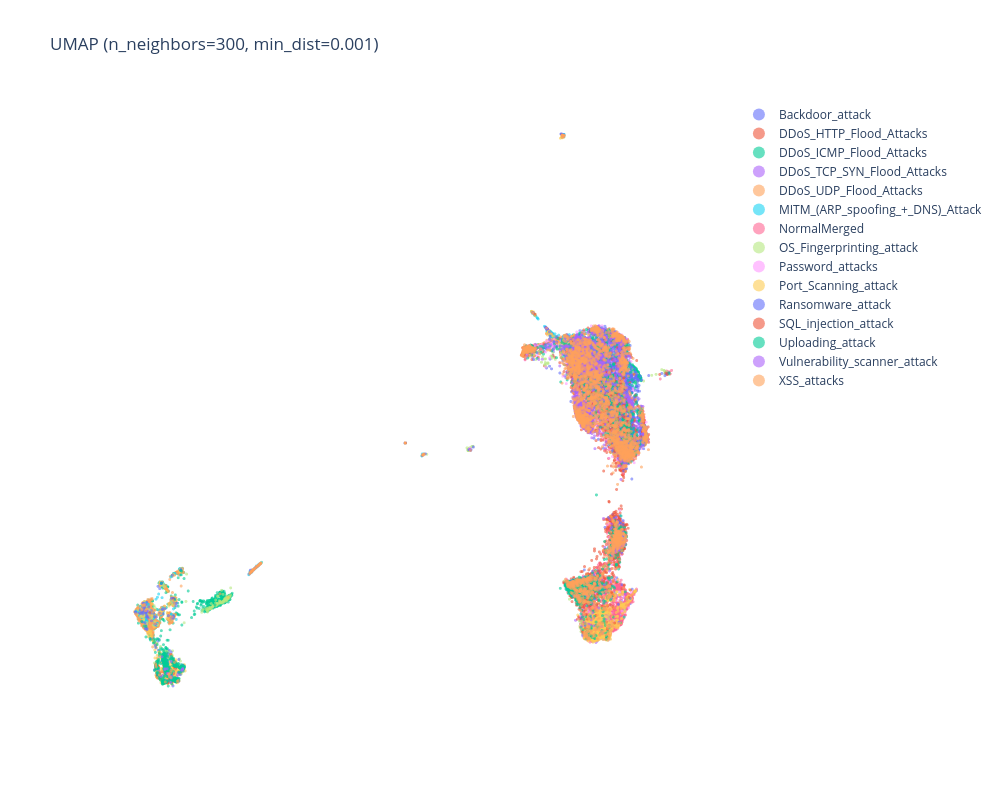

Notebook cell for this chart:
### Code cell
rng = np.random.default_rng(SEED)
N_MAX = 50_000
per_cat = max(1, N_MAX // len(cats))
idx = np.concatenate([rng.choice(np.where(labels == c)[0],
                                 min(per_cat, (labels == c).sum()), replace=False)
                      for c in cats])
X, labels = X[idx], labels[idx]

X = X / (np.linalg.norm(X, axis=1, keepdims=True) + 1e-12)
X = StandardScaler().fit_transform(X)

# ---- reduce ----
N_NEIGHBORS = 300
MIN_DIST = 0.001
reducer = umap.UMAP(n_components=2, n_neighbors=N_NEIGHBORS, min_dist=MIN_DIST,
                    metric="cosine")
Z = reducer.fit_transform(X)
print("UMAP done!")

# ---- interactive plot ----
fig = go.Figure()
for c in cats:
    m = labels == c
    fig.add_trace(go.Scattergl(
        x=Z[m, 0], y=Z[m, 1],
        mode="markers",
        name=str(c),
        marker=dict(size=3, opacity=0.6),
        hovertemplate=f"{c}<extra></extra>",
    ))

fig.update_layout(
    title=f"UMAP (n_neighbors={N_NEIGHBORS}, min_dist={MIN_DIST})",
    width=1000, height=800,
    legend=dict(itemsizing="constant", itemclick="toggle", itemdoubleclick="toggleothers"),
    xaxis=dict(showticklabels=False, showgrid=False, zeroline=False),
    yaxis=dict(showticklabels=False, showgrid=False, zeroline=False,
               scaleanchor="x", scaleratio=1),
    template="plotly_white",
)

fig.write_html("embedding_projection.html", include_plotlyjs="cdn")
fig.show()

### Figure 1 — Plotly figure (JSON) as saved in the notebook; plotly's stock layout.template omitted (floating-point values rounded to 4 significant figures; data arrays with more than 128 entries replaced by an {"elided": "..."} marker saying what was removed)
{"data": [{"hovertemplate": "Backdoor_attack<extra></extra>", "marker": {"opacity": 0.6, "size": 3}, "mode": "markers", "name": "Backdoor_attack", "type": "scattergl", "x": {"elided": "3333 float values"}, "y": {"elided": "3333 float values"}}, {"hovertemplate": "DDoS_HTTP_Flood_Attacks<extra></extra>", "marker": {"opacity": 0.6, "size": 3}, "mode": "markers", "name": "DDoS_HTTP_Flood_Attacks", "type": "scattergl", "x": {"elided": "3333 float values"}, "y": {"elided": "3333 float values"}}, {"hovertemplate": "DDoS_ICMP_Flood_Attacks<extra></extra>", "marker": {"opacity": 0.6, "size": 3}, "mode": "markers", "name": "DDoS_ICMP_Flood_Attacks", "type": "scattergl", "x": {"elided": "3333 float values"}, "y": {"elided": "3333 float values"}}, {"hovertemplate": "DDoS_TCP_SYN_Flood_Attacks<extra></extra>", "marker": {"opacity": 0.6, "size": 3}, "mode": "markers", "name": "DDoS_TCP_SYN_Flood_Attacks", "type": "scattergl", "x": {"elided": "3333 float values"}, "y": {"elided": "3333 float values"}}, {"hovertemplate": "DDoS_UDP_Flood_Attacks<extra></extra>", "marker": {"opacity": 0.6, "size": 3}, "mode": "markers", "name": "DDoS_UDP_Flood_Attacks", "type": "scattergl", "x": {"elided": "3333 float values"}, "y": {"elided": "3333 float values"}}, {"hovertemplate": "MITM_(ARP_spoofing_+_DNS)_Attack<extra></extra>", "marker": {"opacity": 0.6, "size": 3}, "mode": "markers", "name": "MITM_(ARP_spoofing_+_DNS)_Attack", "type": "scattergl", "x": {"elided": "1199 float values"}, "y": {"elided": "1199 float values"}}, {"hovertemplate": "NormalMerged<extra></extra>", "marker": {"opacity": 0.6, "size": 3}, "mode": "markers", "name": "NormalMerged", "type": "scattergl", "x": {"elided": "3333 float values"}, "y": {"elided": "3333 float values"}}, {"hovertemplate": "OS_Fingerprinting_attack<extra></extra>", "marker": {"opacity": 0.6, "size": 3}, "mode": "markers", "name": "OS_Fingerprinting_attack", "type": "scattergl", "x": {"elided": "1158 float values"}, "y": {"elided": "1158 float values"}}, {"hovertemplate": "Password_attacks<extra></extra>", "marker": {"opacity": 0.6, "size": 3}, "mode": "markers", "name": "Password_attacks", "type": "scattergl", "x": {"elided": "3333 float values"}, "y": {"elided": "3333 float values"}}, {"hovertemplate": "Port_Scanning_attack<extra></extra>", "marker": {"opacity": 0.6, "size": 3}, "mode": "markers", "name": "Port_Scanning_attack", "type": "scattergl", "x": {"elided": "3333 float values"}, "y": {"elided": "3333 float values"}}, {"hovertemplate": "Ransomware_attack<extra></extra>", "marker": {"opacity": 0.6, "size": 3}, "mode": "markers", "name": "Ransomware_attack", "type": "scattergl", "x": {"elided": "3333 float values"}, "y": {"elided": "3333 float values"}}, {"hovertemplate": "SQL_injection_attack<extra></extra>", "marker": {"opacity": 0.6, "size": 3}, "mode": "markers", "name": "SQL_injection_attack", "type": "scattergl", "x": {"elided": "3333 float values"}, "y": {"elided": "3333 float values"}}, {"hovertemplate": "Uploading_attack<extra></extra>", "marker": {"opacity": 0.6, "size": 3}, "mode": "markers", "name": "Uploading_attack", "type": "scattergl", "x": {"elided": "3333 float values"}, "y": {"elided": "3333 float values"}}, {"hovertemplate": "Vulnerability_scanner_attack<extra></extra>", "marker": {"opacity": 0.6, "size": 3}, "mode": "markers", "name": "Vulnerability_scanner_attack", "type": "scattergl", "x": {"elided": "3333 float values"}, "y": {"elided": "3333 float values"}}, {"hovertemplate": "XSS_attacks<extra></extra>", "marker": {"opacity": 0.6, "size": 3}, "mode": "markers", "name": "XSS_attacks", "type": "scattergl", "x": {"elided": "3333 float values"}, "y": {"elided": "3333 float values"}}], "layout": {"height": 800, "legend": {"itemclick": "toggle", "itemdoubleclick": "toggleothers", "itemsizing": "constant"}, "title": {"text": "UMAP (n_neighbors=300, min_dist=0.001)"}, "width": 1000, "xaxis": {"showgrid": false, "showticklabels": false, "zeroline": false}, "yaxis": {"scaleanchor": "x", "scaleratio": 1, "showgrid": false, "showticklabels": false, "zeroline": false}}}
